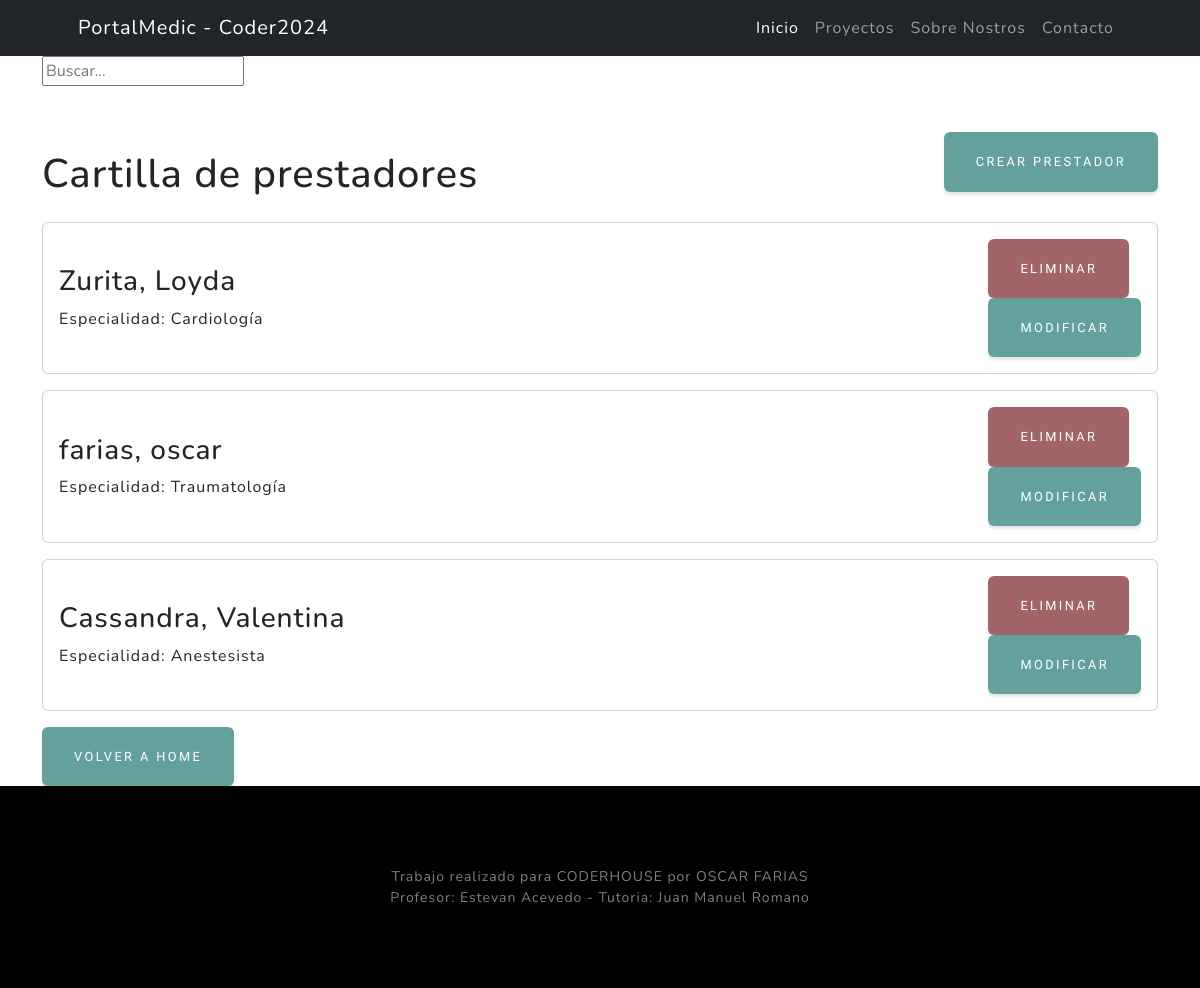
Page /medicos/medicos/list on the earlier database version.
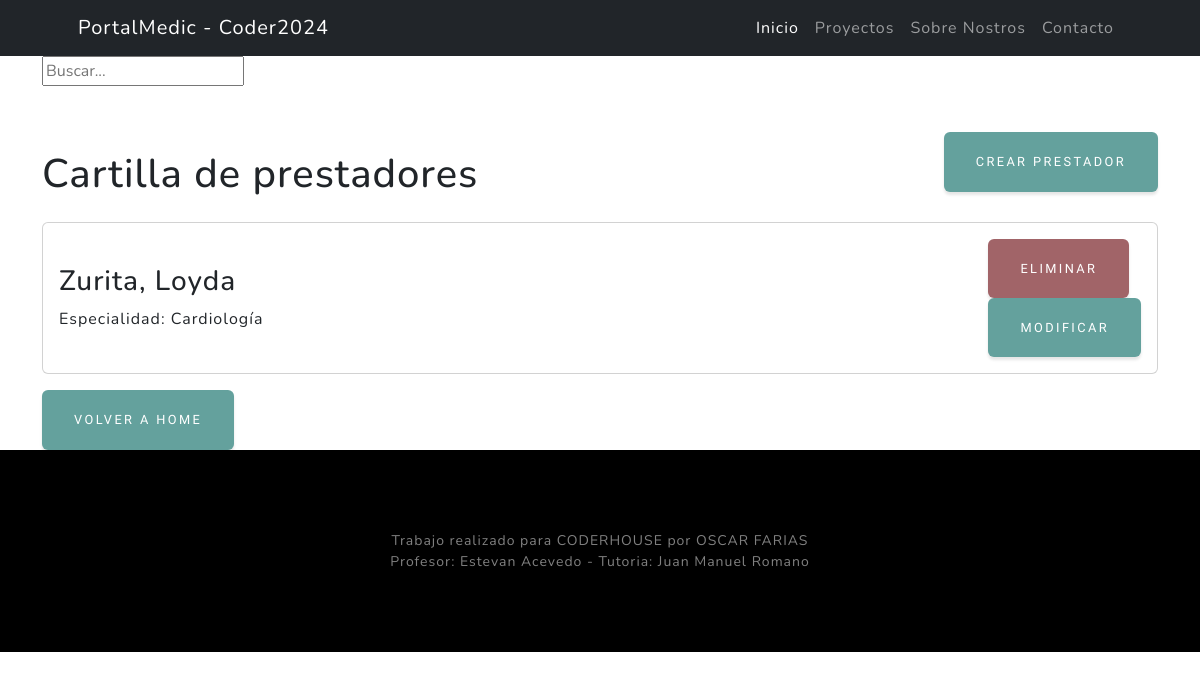
Same page on the later database version.
### medicos/models.py (models this page shows, shortened)
class Medicos(models.Model):
    nombre = models.CharField(max_length=100, null=False, blank=True)
    apellido = models.CharField(max_length=100, null=False, blank=True)
    DNI = models.PositiveIntegerField(unique=True,null=True)
    nacionalidad= models.ForeignKey(Nacionalidad, on_delete=models.SET_NULL, null=True)
    matricula = models.PositiveIntegerField(unique=True, null=False, blank=True)
    especialidad = models.ForeignKey(Especialidad, on_delete=models.SET_NULL, null=True)
    class Meta:
        verbose_name = "Medicos"
        verbose_name_plural = "Medicos"

class Especialidad(models.Model):
    especialidad = models.CharField(max_length=50, unique=True)
    def __str__(self) -> str:
        return self.especialidad
    class Meta:
        verbose_name = "Especialidad"
        verbose_name_plural = "Especialidades"

### medicos/views.py (the view)
# urls.py: path("medicos/list", medicos_list ,name="medicos_list"),
def medicos_list(request):
    consulta = Medicos.objects.all()
    contexto = {"medicos":consulta}
    return render(request,"medicos/medicos_list.html", contexto)

### medicos/templates/medicos/medicos_list.html (shortened to what this page needs)
{% extends 'core/base.html' %}
{% block content %}
<div class="container">
    <div class="pb-lg-3">
        <form action="{% url 'medicos:medicos_list' %}" method="get">
            <input type="text" name="busqueda" placeholder="Buscar...">
        </form>
    </div>
    <div class="d-flex justify-content-between align-items-center">
        <h1 class="mt-5 mb-4">Cartilla de prestadores</h1>
        <a href="{% url 'medicos:medicos_create' %}" class="btn btn-primary">Crear Prestador</a>
    </div>
    {% for medico in medicos %}
    <div class="card mb-3">
        <div class="card-body d-flex justify-content-between align-items-center">
            <div>
                <h3 class="card-title">{{medico.apellido}}, {{ medico.nombre }}</h3>
                <p class="card-text">Especialidad: {{ medico.especialidad }}</p>
            </div>
            <div>
                <form method="post" action="{% url 'medicos:medicos_confirmar_eliminar' medico.id %}">
                    <button type="submit" class="btn btn-danger mr-2">Eliminar</button>
                </form>
                <a href="{% url 'medicos:medicos_modificar' %}" class="btn btn-primary">Modificar</a>
            </div>
        </div>
    </div>
    {% endfor %}
    <a href="{% url 'core:index' %}" class="btn btn-primary">Volver a HOME</a>
</div>
{% endblock content %}

Differences in the rows shown:
removed Medicos: apellido "farias", nombre "oscar", especialidad "Traumatología"
removed Medicos: apellido "Cassandra", nombre "Valentina", especialidad "Anestesista"
